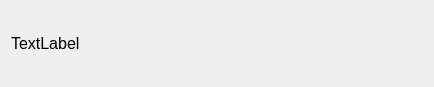
<?xml version="1.0" encoding="UTF-8"?>
<ui version="4.0">
 <class>NoticeDialog</class>
 <widget class="QDialog" name="NoticeDialog">
  <property name="geometry">
   <rect>
    <x>0</x>
    <y>0</y>
    <width>434</width>
    <height>87</height>
   </rect>
  </property>
  <property name="windowTitle">
   <string>Dialog</string>
  </property>
  <layout class="QGridLayout" name="gridLayout">
   <item row="0" column="0">
    <widget class="QLabel" name="label">
     <property name="font">
      <font>
       <pointsize>12</pointsize>
      </font>
     </property>
     <property name="text">
      <string>TextLabel</string>
     </property>
    </widget>
   </item>
  </layout>
 </widget>
 <resources/>
 <connections/>
</ui>
